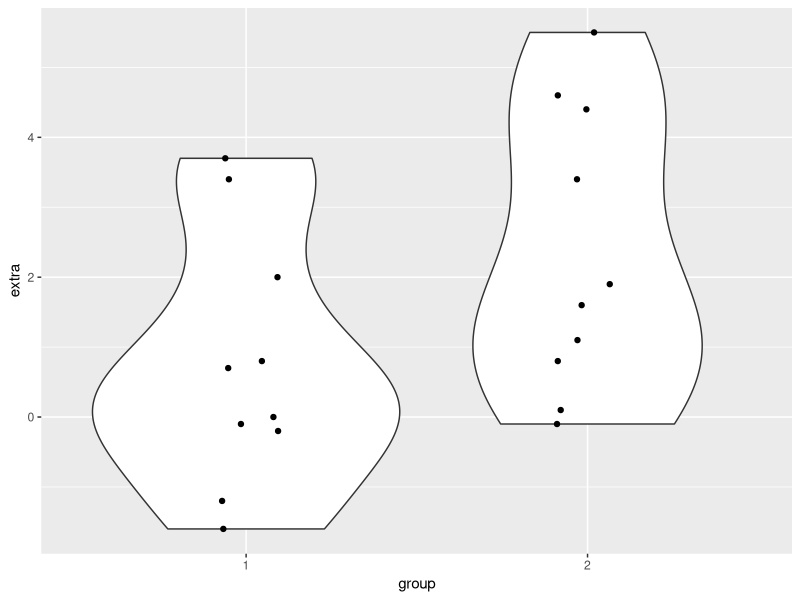

The R source for this figure: (Note: this script raises an error after producing the figure.)
# Sleep data

# load sleep dataset
data(sleep)
head(sleep)

# violin plot that shows the extra sleep duration of both groups side-by-side
library("ggplot2")

ggplot() +
  geom_violin(data=sleep, mapping=aes(x=group, y=extra)) +
  geom_jitter(data=sleep, mapping=aes(x=group, y=extra), height=0, width=0.1)

# significance test
# welch test
t.test(extra ~ group, data=sleep)

# => while the diff of mean sleep increase from both groups is 1.58
#    it is not statistically significant for a significance level of 5%

# paired t-test
t.test(extra ~ group, data=sleep, paired=TRUE)
# => reject the null hypothesis since p value < 0.05 5% significance level

# plot to see the corresponding IDs
ggplot() +
  geom_violin(data=sleep, mapping=aes(x=group, y=extra)) +
  geom_jitter(data=sleep, mapping=aes(x=group, y=extra,
                                      shape=factor(as.numeric(ID) %% 3),
                                      color=factor(as.numeric(ID) %% 5)),
                                      height=0, width=0.1)

# Lung cancer data

# Binomial test
pi0 = 0.6
N = 811
x = 521
expected_success = N * pi0

stats::dbinom(x, size=N, prob=pi0)

smallOutc <- seq(from = 0, to = floor(expected_success))
# +1e-7 to compensate rounding issues
smallOutc2 <- smallOutc[which(dbinom(smallOutc, size = N, prob = pi0, log=TRUE) <= dbinom(x, size = N, prob = pi0, log=TRUE) + 1e-7)]

pbinom(smallOutc2[length(smallOutc2)], size = N, prob = pi0) + pbinom(x-.1, size = N, prob = pi0, lower.tail = FALSE)

binom.test(x = x, n = N, p = pi0)

sleep$extra[!sleep$group==1]
ys <- sample(sleep$extra)

sleep$group==1
